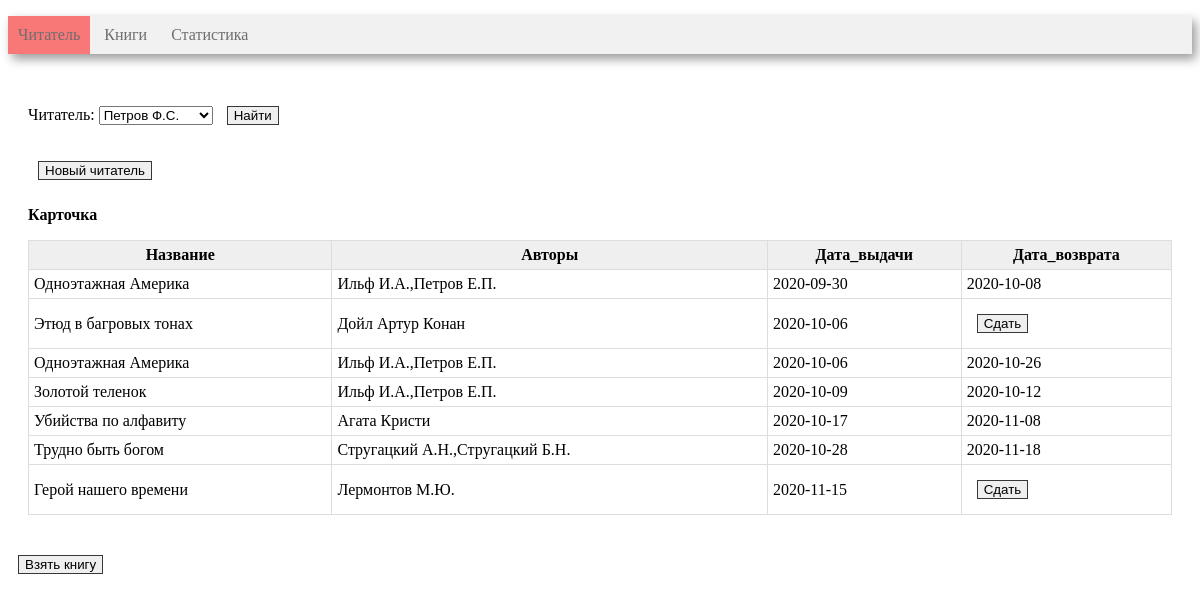
The page / on the database its author committed.
### tables this page shows
CREATE TABLE reader (
       reader_id INTEGER PRIMARY KEY AUTOINCREMENT,
	   reader_name VARCHAR(30)
);

CREATE TABLE book (
      book_id INTEGER PRIMARY KEY AUTOINCREMENT, 
	  title VARCHAR(80),
      genre_id int, 
      publisher_id INT,
      year_publication INT,
      available_numbers INT, 
      FOREIGN KEY (genre_id)  REFERENCES genre (genre_id) ON DELETE CASCADE,
      FOREIGN KEY (publisher_id)  REFERENCES publisher (publisher_id) ON DELETE CASCADE
);

CREATE TABLE book_reader (
      book_reader_id INTEGER PRIMARY KEY AUTOINCREMENT, 
      book_id int, 
      reader_id INT,
	  borrow_date DATE, 
	  return_date DATE,
      FOREIGN KEY (book_id)  REFERENCES book (book_id) ON DELETE CASCADE,
      FOREIGN KEY (reader_id)  REFERENCES reader (reader_id) ON DELETE CASCADE
);

### 6/controllers/index.py (the view)
@app.route('/', methods=['get'])
def index():
    conn = get_db_connection()
    if request.values.get('reader'):
        reader_id = int(request.values.get('reader'))
        session['reader_id'] = reader_id
    elif request.values.get('return'):
        reader_book_id = int(request.values.get('return'))
        return_book(conn, reader_book_id)
    elif request.values.get('new_reader'):
        new_reader = request.values.get('new_reader')
        session['reader_id'] = get_new_reader(conn, new_reader)
    elif request.values.get('book'):
        book_id = int(request.values.get('book'))
        borrow_book(conn, book_id,  session['reader_id'])
    elif request.values.get('noselect'):
        pass
    else:
        session['reader_id'] = 2
    df_reader = get_reader(conn)
    df_book_reader = get_book_reader(conn, session['reader_id'])
    html = render_template(
        'index.html',
        reader_id=session['reader_id'],
        combo_box=df_reader,
        book_reader=df_book_reader,
        len=len,
    )
    return html

### 6/models/index_model.py (called while the page is built)
def get_reader(conn):
    return pandas.read_sql(
        '''SELECT * FROM reader''',
        conn)

def get_book_reader(conn, reader_id):
    return pandas.read_sql('''
                           WITH get_authors( book_id, authors_name)
                           AS(SELECT book_id, GROUP_CONCAT(author_name)
                           FROM author
                           JOIN book_author USING(author_id)
                           GROUP BY book_id)

                           SELECT title AS Название, authors_name AS Авторы,borrow_date AS Дата_выдачи, return_date AS Дата_возврата,book_reader_id
                           FROM reader
                           JOIN book_reader USING(reader_id)
                           JOIN book USING(book_id)
                           JOIN get_authors USING(book_id)
                           WHERE reader.reader_id = :id
                           ORDER BY 3''',
                           conn,
                           params={"id": reader_id})

### 6/utils.py (called while the page is built)
def get_db_connection():
    return sqlite3.connect('library.sqlite')

### 6/templates/index.html (shortened to what this page needs)
<!DOCTYPE HTML>
<html>
    <head>
        <link rel="stylesheet" type="text/css" href="/static/css/main.css" />
         {% macro render_table(table_name, relation, id) %}
         <p>
            <b>{{table_name}} </b>
         </p>
         {% set n = len(relation) %}
         <table>
            <tr>
                {% for name in relation.dtypes.index %}
                {% if name != id %}
                <th>{{name}}</th>
                {% endif %}
                {% endfor %}
            </tr>
            <tbody>
                {% for i in range(n) %}
                <tr>
                    {% for name in relation.dtypes.index %}
                    {% if name != id %}
                    <td>
                        {% if relation.loc[i, name] == None %}
                        <form action = '' method ="get">
                            <input type="submit" value="Сдать">
                        </form>
                        {% else %}
                        {{ relation.loc[i, name] }}
                        {% endif %}
                    </td>
                    {% endif %}
                    {% endfor %}
                </tr>
                {% endfor %}
            </tbody>
        </table>
        {% endmacro %}
        {% macro render_select(select_name, combo_box,id) %}
                   <select name='{{select_name}}'>
                        {% for i in range(len(combo_box)) %}
                        <option value="{{i+1}}" {% if combo_box.loc[i, "reader_id"] == id %} selected {%endif%}>{{combo_box.loc[i, "reader_name"]}}</option>
                        {% endfor %}
                    </select>
        {% endmacro %}
    </head>
    <body>
        <div class=menu>
            <ul>
                <li class = active><a href={{ url_for("index")}}>Читатель</a></li>
                <li>Книги</li>
                <li>Статистика</li>
            </ul>
        </div>
        <div class = block>
                <p>
                    <form action='' method ="get">
                        Читатель:
                        {{ render_select("reader", combo_box, reader_id) }}
                        <input type="submit" value="Найти">
                    </form>
                </p>
            <form action="{{url_for('new_reader')}}" method="get">
                <input type="submit" value="Новый читатель">
            </form>
         {{ render_table("Карточка", book_reader, "book_reader_id") }}
        </div>
        <div>
            <form action="{{url_for('search')}}" method="get">
                <input type="submit" value="Взять книгу">
            </form>
        </div>
    </body>
</html>

### 6/static/CSS/main.css (style rules this page uses)
.menu { background-color: #f1f1f1; box-shadow: 4px 5px 10px rgba(0, 0, 0, 0.4); width: 100%; }
.menu li { display: inline-block; vertical-align: top; padding: 10px; color: #6f6d6d; }
.menu a { text-decoration: none; color: #6f6d6d; }
.menu ul { padding: 0px; }
.active { background-color: #f87777; color: #f8f8f8; }
.block { padding: 10px 20px; }
table { width: 100%; margin-bottom: 20px; border: 1px solid #dddddd; border-collapse: collapse; }
table th { font-weight: bold; padding: 5px; background: #efefef; border: 1px solid #dddddd; }
table td { border: 1px solid #dddddd; padding: 5px; }
input { margin:10px; border:1px #3b3636 solid; }

### rows shown on the page
reader: reader "Петров Ф.С."
book: title "Одноэтажная Америка" "Одноэтажная Америка"
book_reader: borrow_date "2020-09-30" "2020-10-08"
book: title "Этюд в багровых тонах"
book_reader: borrow_date "2020-10-06"
book_reader: borrow_date "2020-10-06" "2020-10-26"
book: title "Золотой теленок"
book_reader: borrow_date "2020-10-09" "2020-10-12"
book: title "Убийства по алфавиту"
book_reader: borrow_date "2020-10-17" "2020-11-08"
book: title "Трудно быть богом"
book_reader: borrow_date "2020-10-28" "2020-11-18"
book: title "Герой нашего времени"
book_reader: borrow_date "2020-11-15"

### other values the page prints
{{ table_name }} "Карточка"
{{ name }} "Название" "Авторы" "Дата_выдачи" "Дата_возврата"
{{ relation.loc[i, name] }} "Ильф И.А.,Петров Е.П." "Дойл Артур Конан" "Ильф И.А.,Петров Е.П." "Ильф И.А.,Петров Е.П." "Агата Кристи" "Стругацкий А.Н.,Стругацкий Б.Н." "Лермонтов М.Ю."
